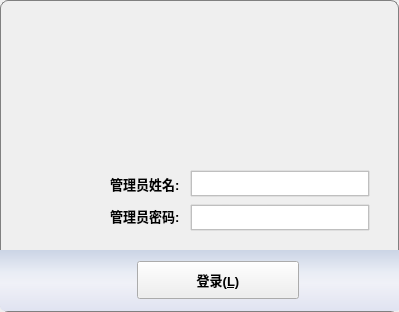
<?xml version="1.0" encoding="UTF-8"?>
<ui version="4.0">
 <class>LoginWidget</class>
 <widget class="QWidget" name="LoginWidget">
  <property name="geometry">
   <rect>
    <x>0</x>
    <y>0</y>
    <width>399</width>
    <height>312</height>
   </rect>
  </property>
  <property name="windowTitle">
   <string>Form</string>
  </property>
  <property name="styleSheet">
   <string notr="true">QWidget#LoginWidget{
	border-radius: 8px;
	border:1px solid gray;
}</string>
  </property>
  <widget class="QLabel" name="login_head_bkg">
   <property name="geometry">
    <rect>
     <x>13</x>
     <y>168</y>
     <width>85</width>
     <height>85</height>
    </rect>
   </property>
   <property name="styleSheet">
    <string notr="true">QLabel#login_head_bkg{border-image: url(:/image/login/login_head_bkg_normal.png);}
QLabel#login_head_bkg::hover{border-image: url(:/image/login/login_head_bkg_highlight.png);}</string>
   </property>
   <property name="text">
    <string/>
   </property>
  </widget>
  <widget class="QLabel" name="head">
   <property name="geometry">
    <rect>
     <x>18</x>
     <y>171</y>
     <width>75</width>
     <height>77</height>
    </rect>
   </property>
   <property name="styleSheet">
    <string notr="true">border-image: url(:/image/login/3.gif);

</string>
   </property>
   <property name="text">
    <string/>
   </property>
  </widget>
  <widget class="QLabel" name="labUserPwd">
   <property name="geometry">
    <rect>
     <x>110</x>
     <y>208</y>
     <width>78</width>
     <height>16</height>
    </rect>
   </property>
   <property name="font">
    <font>
     <pointsize>10</pointsize>
     <weight>75</weight>
     <bold>true</bold>
    </font>
   </property>
   <property name="text">
    <string>管理员密码:</string>
   </property>
  </widget>
  <widget class="QLineEdit" name="txtUserPwd">
   <property name="geometry">
    <rect>
     <x>190</x>
     <y>204</y>
     <width>180</width>
     <height>27</height>
    </rect>
   </property>
   <property name="sizePolicy">
    <sizepolicy hsizetype="Maximum" vsizetype="Maximum">
     <horstretch>0</horstretch>
     <verstretch>0</verstretch>
    </sizepolicy>
   </property>
   <property name="minimumSize">
    <size>
     <width>180</width>
     <height>27</height>
    </size>
   </property>
   <property name="maximumSize">
    <size>
     <width>170</width>
     <height>30</height>
    </size>
   </property>
   <property name="font">
    <font>
     <family>Meiryo</family>
     <pointsize>9</pointsize>
     <weight>50</weight>
     <italic>false</italic>
     <bold>false</bold>
    </font>
   </property>
   <property name="styleSheet">
    <string notr="true">QLineEdit#txtUserPwd::hover{   
	border:2px solid gray;
	border-top-color: qlineargradient(spread:pad, x1:0.534, y1:1, x2:0.545, y2:0, stop:0 rgba(36, 132, 238, 255), 	stop:0.982955 rgba(143, 192, 255, 0));
	border-right-color: qlineargradient(spread:pad, x1:0, y1:0.506, x2:1, y2:0.511364, stop:0 rgba(36, 132, 238, 255), stop:0.982955 rgba(143, 192, 255, 0));
	border-bottom-color: qlineargradient(spread:pad, x1:0.517, y1:0, x2:0.5, y2:1, stop:0 rgba(36, 132, 238, 255), stop:0.982955 rgba(143, 192, 255, 0));
	border-left-color: qlineargradient(spread:pad, x1:1, y1:0.579545, x2:0, y2:0.574, stop:0 rgba(36, 132, 238, 255), stop:0.982955 rgba(143, 192, 255, 0));
}  

QLineEdit#txtUserPwd{   
	border-radius: 1px;
	border:2px solid gray;
	border-top-color: qlineargradient(spread:pad, x1:0.471273, y1:0.71, x2:0.483, y2:0, stop:0 rgba(191, 191, 191, 255), stop:0.982955 rgba(143, 192, 255, 0));
	border-right-color: qlineargradient(spread:pad, x1:0.301, y1:0.510682, x2:1, y2:0.522, stop:0 rgba(191, 191, 191, 255), stop:0.982955 rgba(143, 192, 255, 0));
	border-bottom-color: qlineargradient(spread:pad, x1:0.523, y1:0.294455, x2:0.528, y2:1, stop:0 rgba(191, 191, 191, 255), stop:0.982955 rgba(143, 192, 255, 0));
	border-left-color: qlineargradient(spread:pad, x1:0.682091, y1:0.544, x2:0, y2:0.557, stop:0 rgba(191, 191, 191, 255), stop:0.982955 rgba(143, 192, 255, 0));
padding-left:3px;
padding-right: 25px;
	font: 9pt &quot;Meiryo&quot;;
}  
</string>
   </property>
   <property name="echoMode">
    <enum>QLineEdit::Password</enum>
   </property>
  </widget>
  <widget class="QLabel" name="labUserName">
   <property name="geometry">
    <rect>
     <x>110</x>
     <y>176</y>
     <width>78</width>
     <height>16</height>
    </rect>
   </property>
   <property name="font">
    <font>
     <pointsize>10</pointsize>
     <weight>75</weight>
     <bold>true</bold>
    </font>
   </property>
   <property name="text">
    <string>管理员姓名:</string>
   </property>
  </widget>
  <widget class="QFrame" name="frame">
   <property name="geometry">
    <rect>
     <x>0</x>
     <y>250</y>
     <width>401</width>
     <height>61</height>
    </rect>
   </property>
   <property name="styleSheet">
    <string notr="true">QFrame#frame{
	border-bottom-left-radius: 5px;border-bottom-right-radius: 5px;
	background-color: qlineargradient(spread:pad, x1:0.505682, y1:0, x2:0.506, y2:1, stop:0 rgba(203, 212, 229, 255), stop:0.369318 rgba(233, 237, 245, 255), stop:0.545455 rgba(240, 241, 247, 255), stop:1 rgba(224, 227, 241, 255));}</string>
   </property>
   <property name="frameShape">
    <enum>QFrame::StyledPanel</enum>
   </property>
   <property name="frameShadow">
    <enum>QFrame::Raised</enum>
   </property>
   <widget class="QPushButton" name="btnLogin">
    <property name="geometry">
     <rect>
      <x>137</x>
      <y>11</y>
      <width>162</width>
      <height>38</height>
     </rect>
    </property>
    <property name="sizePolicy">
     <sizepolicy hsizetype="Maximum" vsizetype="Fixed">
      <horstretch>0</horstretch>
      <verstretch>0</verstretch>
     </sizepolicy>
    </property>
    <property name="minimumSize">
     <size>
      <width>162</width>
      <height>30</height>
     </size>
    </property>
    <property name="font">
     <font>
      <pointsize>10</pointsize>
      <weight>75</weight>
      <bold>true</bold>
     </font>
    </property>
    <property name="cursor">
     <cursorShape>PointingHandCursor</cursorShape>
    </property>
    <property name="styleSheet">
     <string notr="true">QPushButton#btnLogin:hover{
border-image: url(:/image/login/button_login_hover.png);}

QPushButton#btnLogin:pressed{
border-image: url(:/image/login/button_login_down.png);}

QPushButton#btnLogin{
border-image: url(:/image/login/button_login_normal.png);}</string>
    </property>
    <property name="text">
     <string>登录(&amp;L)</string>
    </property>
    <property name="icon">
     <iconset>
      <normaloff>:/images/update.png</normaloff>:/images/update.png</iconset>
    </property>
    <property name="iconSize">
     <size>
      <width>20</width>
      <height>20</height>
     </size>
    </property>
   </widget>
  </widget>
  <widget class="QWidget" name="Login_widget_title" native="true">
   <property name="geometry">
    <rect>
     <x>1</x>
     <y>1</y>
     <width>398</width>
     <height>147</height>
    </rect>
   </property>
   <property name="styleSheet">
    <string notr="true"/>
   </property>
   <layout class="QVBoxLayout" name="verticalLayout_5">
    <property name="leftMargin">
     <number>0</number>
    </property>
    <property name="topMargin">
     <number>0</number>
    </property>
    <property name="rightMargin">
     <number>0</number>
    </property>
    <property name="bottomMargin">
     <number>0</number>
    </property>
    <item>
     <layout class="QVBoxLayout" name="verticalLayout_3">
      <item>
       <layout class="QHBoxLayout" name="horizontalLayout_7">
        <item>
         <widget class="QLabel" name="lab_Ico">
          <property name="sizePolicy">
           <sizepolicy hsizetype="Minimum" vsizetype="Maximum">
            <horstretch>0</horstretch>
            <verstretch>0</verstretch>
           </sizepolicy>
          </property>
          <property name="minimumSize">
           <size>
            <width>30</width>
            <height>35</height>
           </size>
          </property>
          <property name="text">
           <string/>
          </property>
          <property name="alignment">
           <set>Qt::AlignCenter</set>
          </property>
         </widget>
        </item>
        <item>
         <spacer name="horizontalSpacer_2">
          <property name="orientation">
           <enum>Qt::Horizontal</enum>
          </property>
          <property name="sizeHint" stdset="0">
           <size>
            <width>40</width>
            <height>20</height>
           </size>
          </property>
         </spacer>
        </item>
        <item>
         <widget class="QWidget" name="widget_menu" native="true">
          <property name="styleSheet">
           <string notr="true"/>
          </property>
          <layout class="QHBoxLayout" name="horizontalLayout_6">
           <property name="leftMargin">
            <number>0</number>
           </property>
           <property name="topMargin">
            <number>0</number>
           </property>
           <property name="rightMargin">
            <number>0</number>
           </property>
           <property name="bottomMargin">
            <number>0</number>
           </property>
           <item>
            <layout class="QHBoxLayout" name="horizontalLayout">
             <item>
              <widget class="QPushButton" name="btnMenu_Min">
               <property name="sizePolicy">
                <sizepolicy hsizetype="Maximum" vsizetype="Maximum">
                 <horstretch>0</horstretch>
                 <verstretch>0</verstretch>
                </sizepolicy>
               </property>
               <property name="minimumSize">
                <size>
                 <width>34</width>
                 <height>35</height>
                </size>
               </property>
               <property name="cursor">
                <cursorShape>ArrowCursor</cursorShape>
               </property>
               <property name="focusPolicy">
                <enum>Qt::NoFocus</enum>
               </property>
               <property name="toolTip">
                <string>最小化</string>
               </property>
               <property name="text">
                <string/>
               </property>
               <property name="flat">
                <bool>true</bool>
               </property>
              </widget>
             </item>
             <item>
              <widget class="QPushButton" name="btnMenu_Close">
               <property name="sizePolicy">
                <sizepolicy hsizetype="Maximum" vsizetype="Maximum">
                 <horstretch>0</horstretch>
                 <verstretch>0</verstretch>
                </sizepolicy>
               </property>
               <property name="minimumSize">
                <size>
                 <width>35</width>
                 <height>35</height>
                </size>
               </property>
               <property name="cursor">
                <cursorShape>ArrowCursor</cursorShape>
               </property>
               <property name="focusPolicy">
                <enum>Qt::NoFocus</enum>
               </property>
               <property name="toolTip">
                <string>关闭</string>
               </property>
               <property name="text">
                <string/>
               </property>
               <property name="flat">
                <bool>true</bool>
               </property>
              </widget>
             </item>
            </layout>
           </item>
          </layout>
         </widget>
        </item>
       </layout>
      </item>
      <item>
       <spacer name="verticalSpacer_2">
        <property name="orientation">
         <enum>Qt::Vertical</enum>
        </property>
        <property name="sizeType">
         <enum>QSizePolicy::Maximum</enum>
        </property>
        <property name="sizeHint" stdset="0">
         <size>
          <width>23</width>
          <height>113</height>
         </size>
        </property>
       </spacer>
      </item>
     </layout>
    </item>
   </layout>
  </widget>
  <widget class="QLineEdit" name="txtUserName">
   <property name="geometry">
    <rect>
     <x>190</x>
     <y>170</y>
     <width>180</width>
     <height>27</height>
    </rect>
   </property>
   <property name="sizePolicy">
    <sizepolicy hsizetype="Maximum" vsizetype="Maximum">
     <horstretch>0</horstretch>
     <verstretch>0</verstretch>
    </sizepolicy>
   </property>
   <property name="minimumSize">
    <size>
     <width>180</width>
     <height>27</height>
    </size>
   </property>
   <property name="maximumSize">
    <size>
     <width>170</width>
     <height>30</height>
    </size>
   </property>
   <property name="font">
    <font>
     <family>Meiryo</family>
     <pointsize>9</pointsize>
     <weight>50</weight>
     <italic>false</italic>
     <bold>false</bold>
    </font>
   </property>
   <property name="styleSheet">
    <string notr="true">QLineEdit#txtUserName::hover{   
	border:2px solid gray;
	border-top-color: qlineargradient(spread:pad, x1:0.534, y1:1, x2:0.545, y2:0, stop:0 rgba(36, 132, 238, 255), 	stop:0.982955 rgba(143, 192, 255, 0));
	border-right-color: qlineargradient(spread:pad, x1:0, y1:0.506, x2:1, y2:0.511364, stop:0 rgba(36, 132, 238, 255), stop:0.982955 rgba(143, 192, 255, 0));
	border-bottom-color: qlineargradient(spread:pad, x1:0.517, y1:0, x2:0.5, y2:1, stop:0 rgba(36, 132, 238, 255), stop:0.982955 rgba(143, 192, 255, 0));
	border-left-color: qlineargradient(spread:pad, x1:1, y1:0.579545, x2:0, y2:0.574, stop:0 rgba(36, 132, 238, 255), stop:0.982955 rgba(143, 192, 255, 0));
}  

QLineEdit#txtUserName{   
	border-radius: 1px;
	border:2px solid gray;
	border-top-color: qlineargradient(spread:pad, x1:0.471273, y1:0.71, x2:0.483, y2:0, stop:0 rgba(191, 191, 191, 255), stop:0.982955 rgba(143, 192, 255, 0));
	border-right-color: qlineargradient(spread:pad, x1:0.301, y1:0.510682, x2:1, y2:0.522, stop:0 rgba(191, 191, 191, 255), stop:0.982955 rgba(143, 192, 255, 0));
	border-bottom-color: qlineargradient(spread:pad, x1:0.523, y1:0.294455, x2:0.528, y2:1, stop:0 rgba(191, 191, 191, 255), stop:0.982955 rgba(143, 192, 255, 0));
	border-left-color: qlineargradient(spread:pad, x1:0.682091, y1:0.544, x2:0, y2:0.557, stop:0 rgba(191, 191, 191, 255), stop:0.982955 rgba(143, 192, 255, 0));
padding-left:3px;
padding-right: 25px;
	font: 9pt &quot;Meiryo&quot;;
}  
</string>
   </property>
   <property name="echoMode">
    <enum>QLineEdit::Normal</enum>
   </property>
  </widget>
 </widget>
 <tabstops>
  <tabstop>txtUserName</tabstop>
  <tabstop>txtUserPwd</tabstop>
  <tabstop>btnLogin</tabstop>
 </tabstops>
 <resources/>
 <connections/>
</ui>
